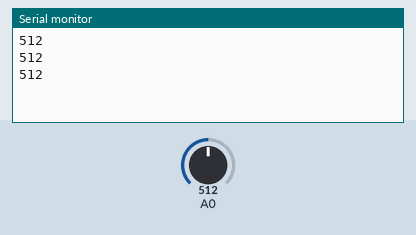
Recording of a sketch running on a simulated ESP8266 (NodeMCU). On the bench: the last lines printed to the serial monitor. The test bench sets the inputs (shaded band); at power-on: A0 = 512. WiFi joins after 1.5 s; servers stay silent unless stated.

Above: at 3.0 s.
3.1 s: A0 set to 716
At 3.7 s:
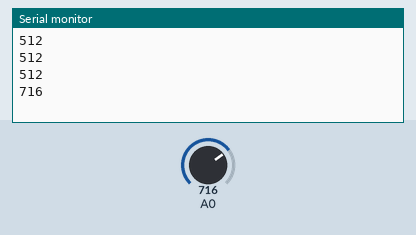
4.6 s: A0 set to 900
At 5.2 s:
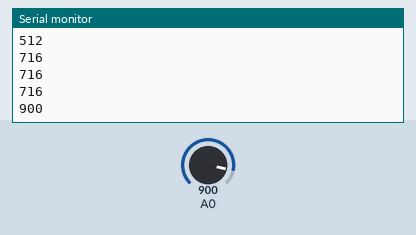
Timing chart, 0 to 7.6 s (numbered marks = the images above; inputs shaded):
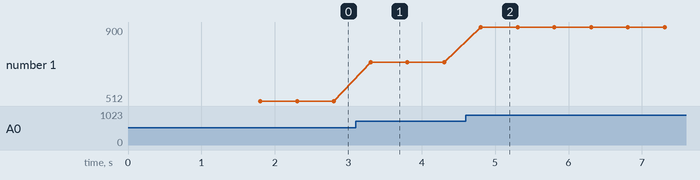

Measured:
- after the input at 3.1 s, the serial monitor: prints a new line after 0.20 s (image 1)
- after the input at 4.6 s, the serial monitor: prints a new line after 0.21 s (image 2)
- plotted number 1: 512 → 716 after the input at 3.1 s, 716 → 900 after the input at 4.6 s

The sketch:

SOIL_MOISTURE_SENSOR.ino
```cpp
/*
 * Based on Blynk Examples, changes made accordingly.
 * Under FeedName avoid using <>
 *
 * For IoT Development Board, 1.0 @Technomate Edubotics Pvt Ltd.
 *
 */

#define BLYNK_PRINT Serial
#include<ESP8266WiFi.h>
#include<BlynkSimpleEsp8266.h>


const char* ssid = " ";    //Your Network SSID Here
const char* password = " "; //Your Network password, here
char auth[] = " "; //Your aauthentication of Blynk App

int SOIL_MOISTURE= A0;

void setup()
{
  Serial.begin(9600);
  Blynk.begin(auth,ssid,password);
}


void loop()
{
  int soil=analogRead(A0);
  Serial.println(soil);
  Blynk.run();
  delay(500);
}
```
